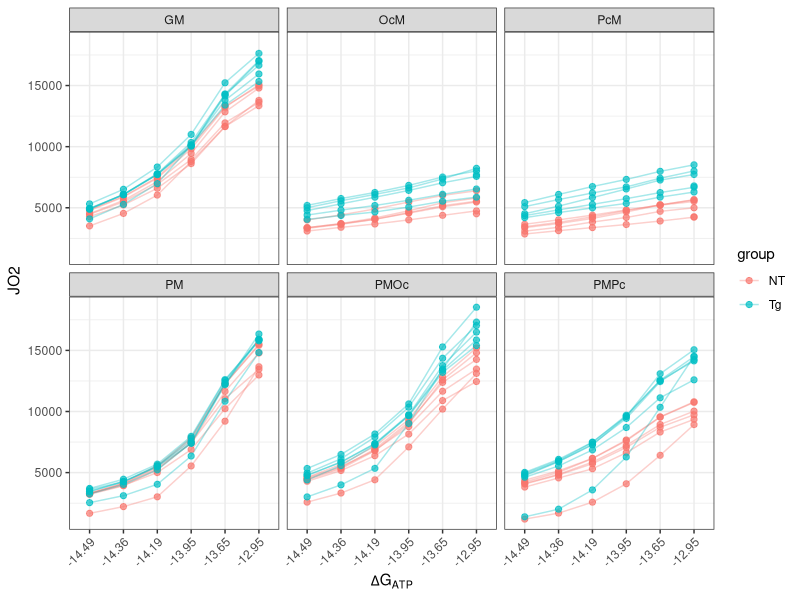
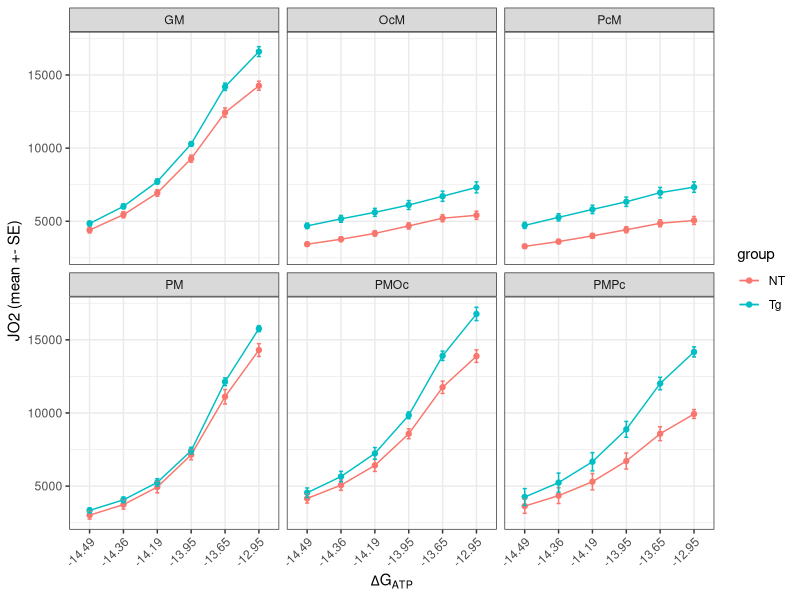

Write the R code that produced these figures, in order.
## ---- chunk 1
library(dplyr)
library(tidyr)
library(readr)
library(ggplot2)
## ---- chunk 2
data <- read_csv("JO2.csv", col_names = FALSE, show_col_types = FALSE)
## ---- chunk 3
# extract substrate and dose
substrate  <- as.character(data[1, ])
dose  <- as.character(data[2, ])

# fill in substrate for each column
substrate <- trimws(sub("\\s*\\(.*\\)$", "", substrate))
substrate <- na_if(substrate, "")
substrate <- na_if(substrate, "NA")
substrate <- fill(tibble(Substrate = substrate),
                         Substrate, .direction = "down")$Substrate

# build new column names
new_names <- ifelse(tolower(dose) == "subject", "Subject",
                    paste0(substrate, ".", dose))
data <- data[-c(1,2), ]
names(data) <- make.unique(new_names, sep = "_")

# solve type issue
val_cols <- setdiff(names(data), "Subject")
data[val_cols] <- lapply(data[val_cols], function(x) {
  if (is.character(x)) parse_number(x) else as.numeric(x)
})

# make the longer table
data_cleaned <- data |>
  pivot_longer(
    cols = -Subject,
    names_to     = c("substrate", "dose"),
    names_pattern = "^([^.]+)\\.(.+)$",       # split once at first dot
    values_to    = "Value"
) |>
  mutate(
    group = ifelse(grepl("^NT", Subject, ignore.case=TRUE), "NT", "Tg")
  )
## ---- chunk 4
# treat dose as ordered categorical levels
# group by NT/Tg to see the difference
dose_levels <- c("-14.49","-14.36","-14.19","-13.95","-13.65","-12.95")

data_plot <- data_cleaned |>
  # don't include basal in the plot
  filter(dose != "Basal") |>
  mutate(dose = factor(dose, levels = dose_levels, ordered = TRUE))
## ---- chunk 5
ggplot(data_plot, aes(dose, Value,
                      group = interaction(Subject, substrate),
                      color = group)) +
  geom_line(alpha = 0.35) +
  geom_point(alpha = 0.7, size = 1.8) +
  facet_wrap(~ substrate) +
  labs(x = expression(Delta*G[ATP]), y = "JO2") +
  theme_bw() +
  theme(axis.text.x = element_text(angle = 45, hjust = 1))
## ---- chunk 6
# calculate mean and se for each group
sum_df <- data_plot |>
  group_by(substrate, group, dose) |>
  summarise(mean = mean(Value, na.rm = TRUE),
            se = sd(Value, na.rm = TRUE)/sqrt(n()),
            .groups = "drop")
## ---- chunk 7
ggplot(sum_df, aes(dose, mean, color = group, group = group)) +
  geom_line() +
  geom_point() +
  geom_errorbar(aes(ymin = mean - se, 
                    ymax = mean + se), 
                width = 0.12) +
  facet_wrap(~ substrate) +
  labs(x = expression(Delta*G[ATP]),
       y = "JO2 (mean +- SE)") +
  theme_bw() +
  theme(axis.text.x = element_text(angle = 45, hjust = 1))
## ---- chunk 8
# data frame for LME
library(dplyr)

dose_levels <- c("-14.49","-14.36","-14.19","-13.95","-13.65","-12.95")

data_lme <- data_cleaned %>%
  # exclude basal for modeling
  filter(dose != "Basal") %>%
  mutate(group = factor(group, levels = c("NT","Tg")),
         substrate = factor(substrate),
         dose = factor(dose, levels = dose_levels, ordered = TRUE),
    dose_num  = as.numeric(dose),
    Subject = factor(Subject)
  )
## ---- chunk 9
# linear mixed effects model: all possible interaction terms
library(lme4)

lme_all <- lmer(
  Value ~ group * substrate * dose + (1 + dose_num | Subject),
  data = data_lme,
  REML = TRUE,
  control = lmerControl(optimizer = "bobyqa", optCtrl = list(maxfun = 1e5))
)

summary(lme_all)
## ---- chunk 10
# exclude higher-order polynomial terms for dose from model above
data_lme_L <- data_lme %>%
  mutate(dose_num  = as.numeric(as.character(dose)),
         dose_numc = scale(dose_num, center = TRUE, scale = FALSE))

lme_all_L <- lmer(
  Value ~ group * substrate * dose_numc + (1 + dose_num | Subject),
  data = data_lme_L,
  REML = TRUE,
  control = lmerControl(optimizer = "bobyqa", optCtrl = list(maxfun = 1e5))
)

summary(lme_all_L)
